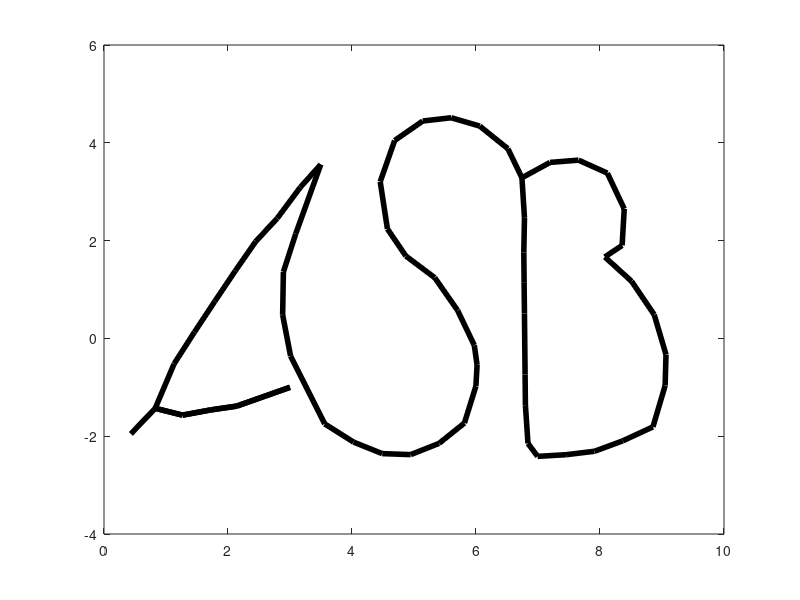

Here is the MATLAB script that generated this plot:
% This script has the fixed code if you are struggling to debug!

%% SOLUTION: Breakout 1 
%This section has the fixed code if you are struggling to debug!

%read in data
data = csvread('ASB.csv');
%plot data
plot(data(:,1), data(:,2), 'k-', 'LineWidth',7); %switched axes

%% SOLUTION: Breakout 2

%read in data
data = csvread('ASB.csv');
%plot data
plot(data(:,1), data(:,2), 'k-', 'LineWidth',4); % change linewidth to 4

%% SOLUTION: Breakout 3

%read in data
data = csvread('ASB.csv');
%plot data
plot(data(:,1), data(:,2), 'k-', 'LineWidth',4);

